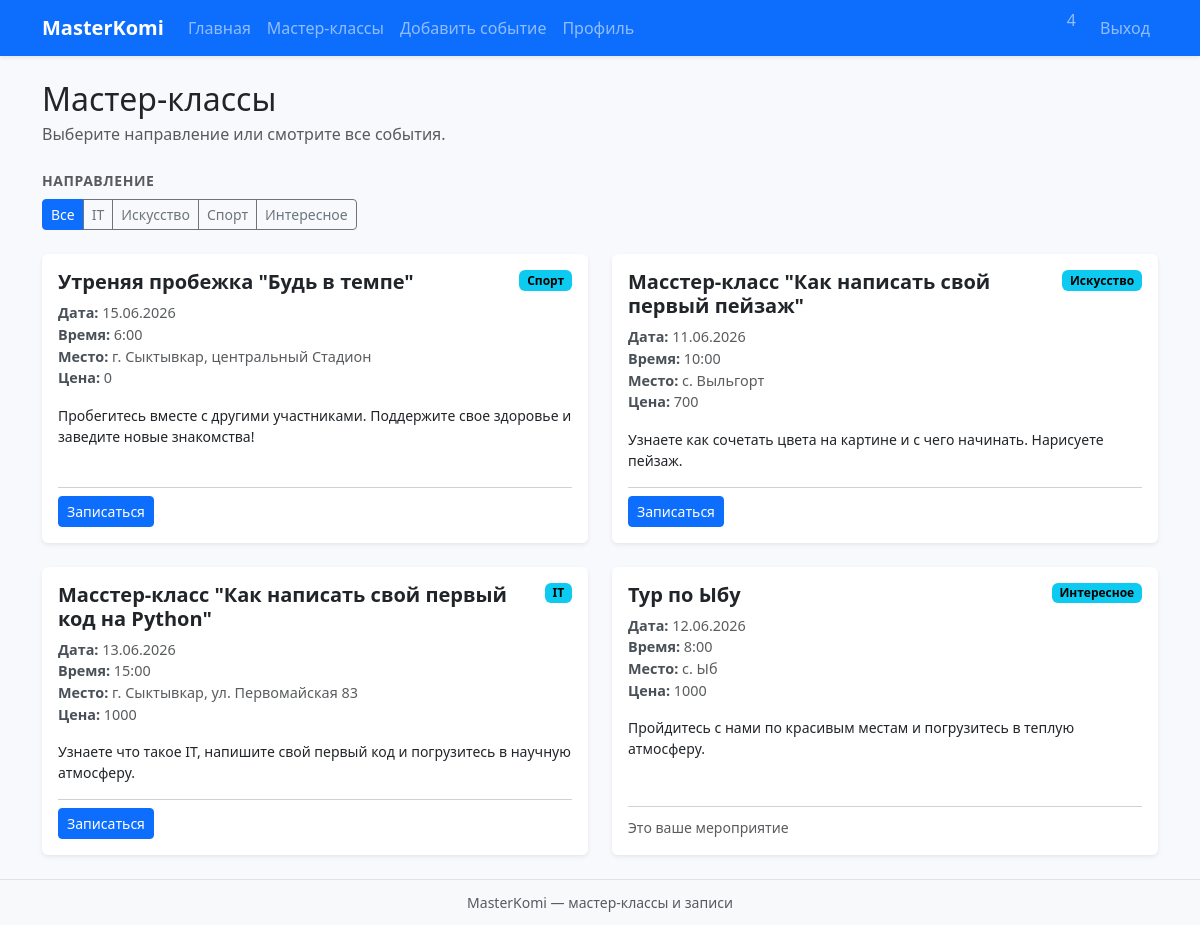
/masterclasses (signed in), run on the app's committed database.
### data/events.py (models this page shows)
class Event(SqlAlchemyBase):
    __tablename__ = "events"
    id = sqlalchemy.Column(
        sqlalchemy.Integer, primary_key=True, autoincrement=True
    )
    name = sqlalchemy.Column(sqlalchemy.String, nullable=True)
    direction = sqlalchemy.Column(sqlalchemy.String, nullable=True)
    date = sqlalchemy.Column(sqlalchemy.DateTime, nullable=True)
    time = sqlalchemy.Column(sqlalchemy.String, nullable=True)
    location = sqlalchemy.Column(sqlalchemy.String, nullable=True)
    description = sqlalchemy.Column(sqlalchemy.String, nullable=True)
    price = sqlalchemy.Column(sqlalchemy.Integer, nullable=True)
    created_date = sqlalchemy.Column(
        sqlalchemy.DateTime, default=datetime.datetime.now
    )
    user_id = sqlalchemy.Column(
        sqlalchemy.Integer, sqlalchemy.ForeignKey("users.id"), nullable=True
    )
    creator = orm.relationship("User", back_populates="events")
    signups = orm.relationship(
        "EventSignup", back_populates="event", cascade="all, delete-orphan"
    )

### main.py (the view)
@app.route("/masterclasses")
def masterclasses():
    db_sess = db_session.create_session()
    q = db_sess.query(Event).order_by(Event.created_date.desc())
    direction = request.args.get("direction", type=str)
    filter_direction = (
        direction if direction in EVENT_DIRECTION_VALUES else None
    )
    if filter_direction:
        q = q.filter(Event.direction == filter_direction)
    items = q.all()
    user_id = session.get("user_id")
    signed_ids = set()
    if user_id:
        signed_ids = {
            r[0]
            for r in db_sess.query(EventSignup.event_id)
            .filter(EventSignup.user_id == user_id)
            .all()
        }
    signup_forms_by_id = {
        e.id: EventSignupForm(prefix=f"e{e.id}") for e in items
    }
    return render_template(
        "masterclasses.html",
        title="Мастер-классы",
        masterclasses=items,
        user_id=user_id,
        signed_event_ids=signed_ids,
        signup_forms_by_id=signup_forms_by_id,
        event_directions=EVENT_DIRECTIONS,
        filter_direction=filter_direction,
    )

### main.py
class EventSignupForm(FlaskForm):
    submit = SubmitField("Записаться")

### data/db_session.py (called while the page is built)
def create_session() -> Session:
    global __factory
    return __factory()

### main.py (called while the page is built)
@app.context_processor
def direct_labs():
    return {"direction_labels": dict(EVENT_DIRECTIONS)}

@app.template_filter("fmt_date")
def fmt_date(value):
    if not value:
        return "—"
    if hasattr(value, "strftime"):
        return value.strftime("%d.%m.%Y")
    return str(value)

### templates/masterclasses.html (shortened to what this page needs)
{% extends "base.html" %}
{% block content %}
<header class="page-title">
    <h1 class="h2">Мастер-классы</h1>
    <p>Выберите направление или смотрите все события.</p>
</header>
<p class="filter-note">Направление</p>
<div class="filters btn-group flex-wrap" role="group" aria-label="Фильтр по направлению">
    <a href="{{ url_for('masterclasses') }}" class="btn btn-sm {% if not filter_direction %}btn-primary{% else %}btn-outline-secondary{% endif %}">Все</a>
    {% for value, label in event_directions %}
    <a href="{{ url_for('masterclasses', direction=value) }}" class="btn btn-sm {% if filter_direction == value %}btn-primary{% else %}btn-outline-secondary{% endif %}">{{ label }}</a>
    {% endfor %}
</div>
<div class="event-grid">
    {% for item in masterclasses %}
    <article class="card event-card">
        <div class="card-body">
            <div class="event-head">
                <h2 class="h5 card-title mb-0">{{ item.name }}</h2>
                {% if item.direction %}
                <span class="badge text-bg-info text-wrap">{{ direction_labels.get(item.direction, item.direction) }}</span>
                {% endif %}
            </div>
            <ul class="event-details small">
                <li><strong>Дата:</strong> {{ item.date|fmt_date }}</li>
                <li><strong>Время:</strong> {{ item.time }}</li>
                <li><strong>Место:</strong> {{ item.location }}</li>
                {% if item.price is not none %}
                <li><strong>Цена:</strong> {{ item.price }}</li>
                {% endif %}
            </ul>
            <p class="card-text small flex-grow-1">{{ item.description }}</p>
            <div class="event-foot">
                {% if not user_id %}
                <a href="{{ url_for('login') }}" class="btn btn-outline-primary btn-sm">Войдите, чтобы записаться</a>
                {% elif item.user_id == user_id %}
                <span class="muted small">Это ваше мероприятие</span>
                {% elif item.id in signed_event_ids %}
                <span class="badge text-bg-success">Вы записаны</span>
                {% else %}
                <form method="post" action="{{ url_for('signup_event', event_id=item.id) }}" class="d-inline">
                    {% set sf = signup_forms_by_id[item.id] %}
                    {{ sf.submit(class="btn btn-primary btn-sm") }}
                </form>
                {% endif %}
            </div>
        </div>
    </article>
    {% endfor %}
</div>
{% endblock %}

### static/css/styles.css (style rules this page uses)
:root { --welcome-gradient: linear-gradient(135deg, #0d6efd 0%, #6610f2 55%, #6f42c1 100%); --page-bg: #f8f9fc; }
body.shell { min-height: 100vh; display: flex; flex-direction: column; background-color: var(--page-bg); }
.muted { color: var(--bs-secondary-color); }
.page-title { margin-bottom: 1.5rem; }
.page-title h1 { margin-bottom: 0.25rem; }
.page-title p { margin-bottom: 0; color: var(--bs-secondary-color); }
.filter-note { font-size: 0.875rem; text-transform: uppercase; letter-spacing: 0.04em; font-weight: 600; color: var(--bs-secondary-color); margin-bottom: 0.5rem; }
.filters { margin-bottom: 1.5rem; }
.event-grid { display: grid; gap: 1.5rem; grid-template-columns: 1fr; }
@media (min-width: 992px) { .event-grid { grid-template-columns: repeat(2, 1fr); } }
.event-card { height: 100%; border: none; box-shadow: var(--bs-box-shadow-sm); display: flex; flex-direction: column; }
.event-card .card-body { flex: 1 1 auto; display: flex; flex-direction: column; }
.event-card .card-title { font-weight: 600; }
.event-head { display: flex; justify-content: space-between; align-items: flex-start; gap: 0.5rem; margin-bottom: 0.5rem; }
.event-details { margin: 0 0 1rem; padding: 0; list-style: none; font-size: 0.9rem; color: var(--bs-secondary-color); }
.event-details strong { color: #495057; font-weight: 600; }
.event-foot { padding-top: 0.5rem; margin-top: auto; border-top: 1px solid var(--bs-border-color-translucent); }

### data on the page
Event: name "Утреняя пробежка \"Будь в темпе\"", get "Спорт", date|fmt_date "15.06.2026", time "6:00", location "г. Сыктывкар, центральный Стадион", price "0", description "Пробегитесь вместе с другими участниками. Поддержите свое здоровье и заведите новые знакомства!"
Event: name "Масстер-класс \"Как написать свой первый пейзаж\"", get "Искусство", date|fmt_date "11.06.2026", time "10:00", location "с. Выльгорт", price "700", description "Узнаете как сочетать цвета на картине и с чего начинать. Нарисуете пейзаж."
Event: name "Масстер-класс \"Как написать свой первый код на Python\"", get "IT", date|fmt_date "13.06.2026", time "15:00", location "г. Сыктывкар, ул. Первомайская 83", price "1000", description "Узнаете что такое IT, напишите свой первый код и погрузитесь в научную атмосферу."
Event: name "Тур по Ыбу", get "Интересное", date|fmt_date "12.06.2026", time "8:00", location "с. Ыб", price "1000", description "Пройдитесь с нами по красивым местам и погрузитесь в теплую атмосферу.", shows "Это ваше мероприятие"

### other printed values
{{ session.get('user_name', '') }} "4"
{{ label }} "IT" "Искусство" "Спорт" "Интересное"
